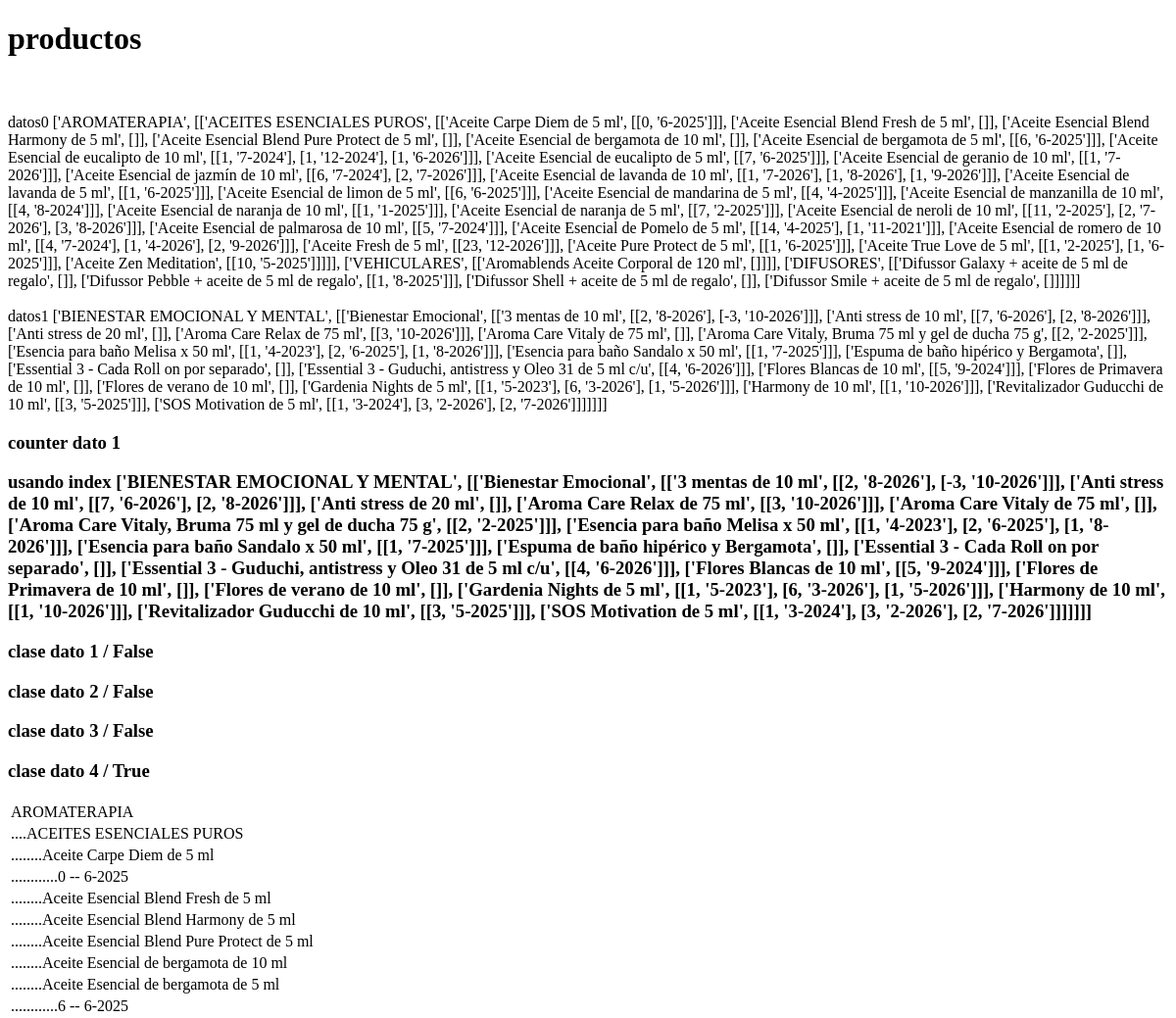
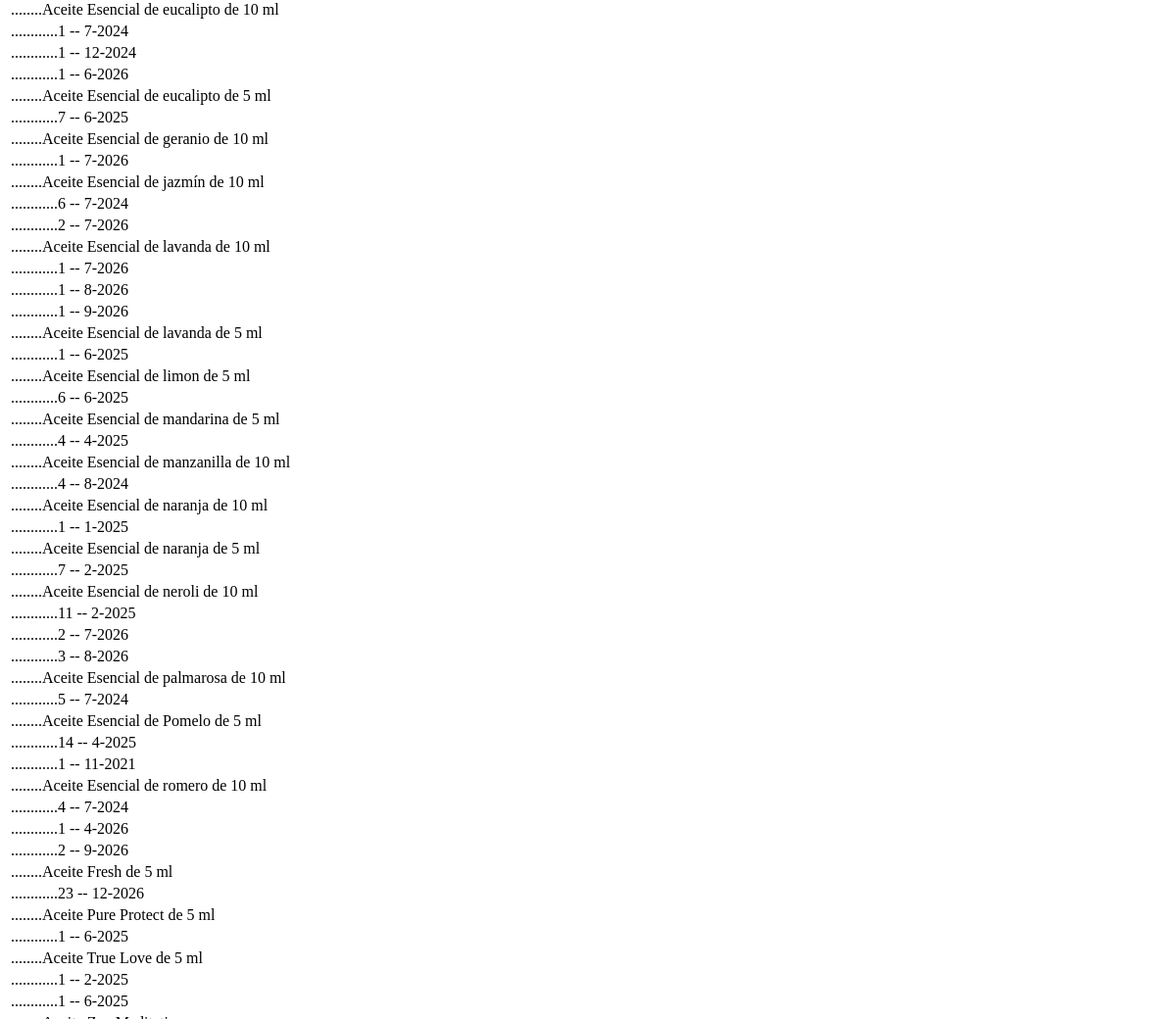
Before: /k (upper part) with the older database file (2 pictures, top to bottom).
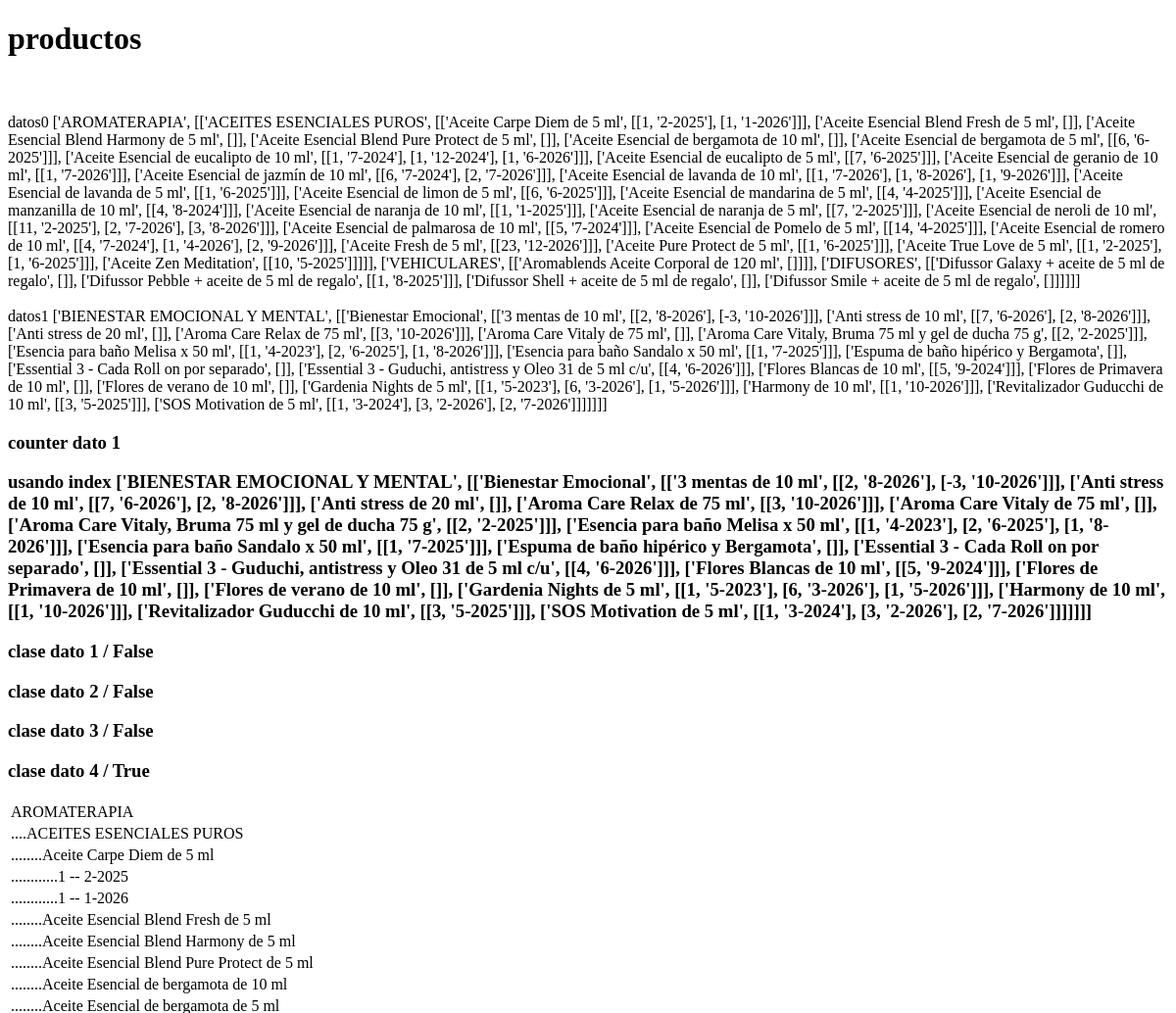
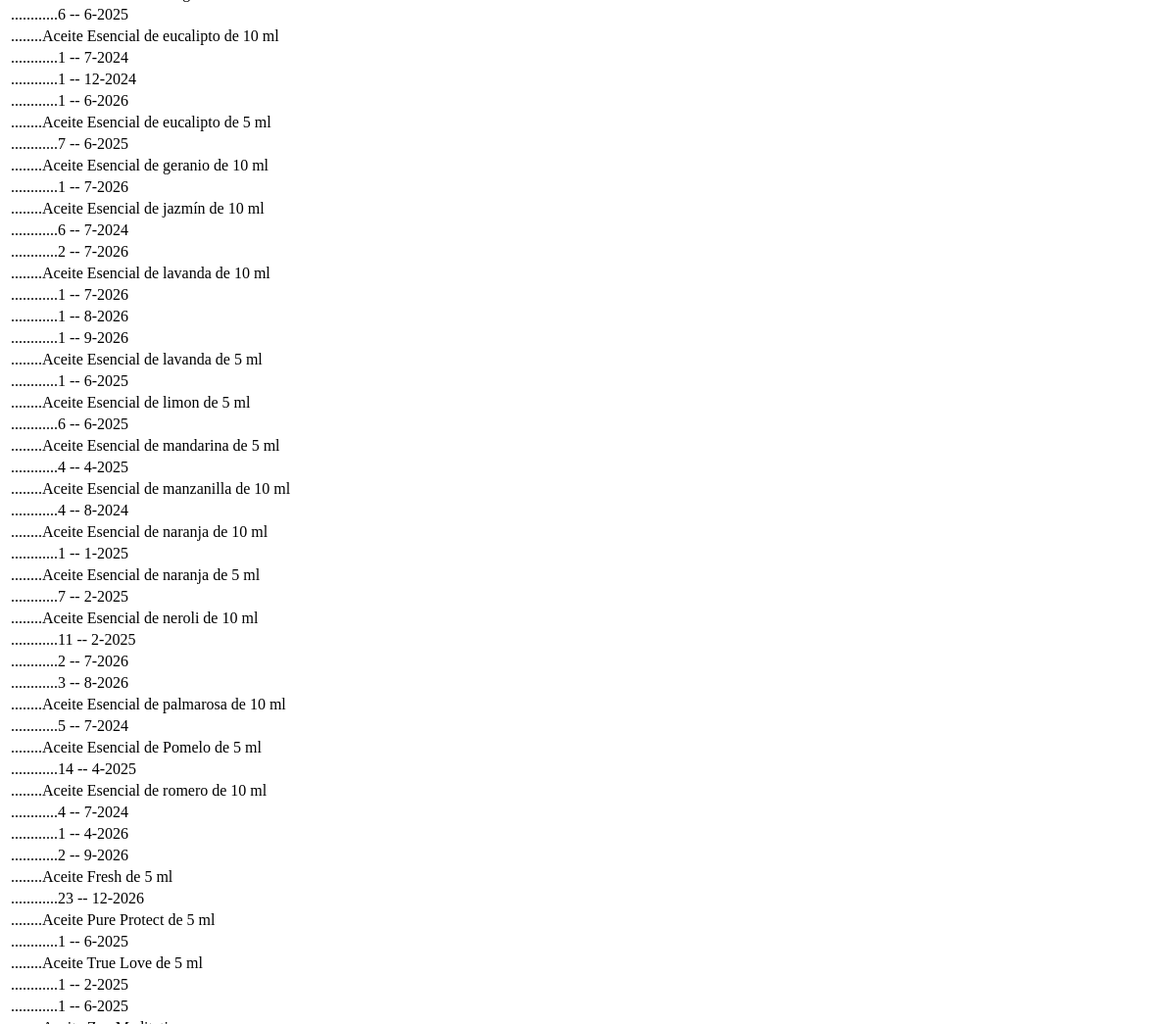
After: the same page with the newer database file (2 pictures, top to bottom).
### tables this page shows
CREATE TABLE "clases" (
	"id"	INTEGER NOT NULL UNIQUE,
	"clase"	TEXT NOT NULL,
	PRIMARY KEY("id" AUTOINCREMENT)
);

CREATE TABLE "subclases" (
	"id"	INTEGER NOT NULL UNIQUE,
	"subclase"	TEXT NOT NULL,
	"id_clase"	INTEGER NOT NULL,
	PRIMARY KEY("id" AUTOINCREMENT),
	FOREIGN KEY("id_clase") REFERENCES "clases"("id")
);

CREATE TABLE "productos" (
	"id"	INTEGER NOT NULL UNIQUE,
	"producto"	INTEGER NOT NULL,
	"id_clase"	INTEGER NOT NULL,
	"id_subclase"	INTEGER,
	PRIMARY KEY("id"),
	FOREIGN KEY("id_clase") REFERENCES "clases"("id"),
	FOREIGN KEY("id_subclase") REFERENCES "subclases"("id")
);

CREATE TABLE "stocks" (
	"id"	INTEGER NOT NULL UNIQUE,
	"cantidad"	INTEGER NOT NULL,
	"fecha"	INTEGER NOT NULL,
	"id_producto"	INTEGER NOT NULL,
	PRIMARY KEY("id" AUTOINCREMENT),
	FOREIGN KEY("id_producto") REFERENCES "productos"("id")
);

### app.py (the view)
@app.route('/k')
def inicio_k():
	datos = []
	k1 = []
	q1 = 'select * from clases'
	cursor.execute(q1)
	clases = cursor.fetchall()
	for clase in clases:
		k2 = []
		q2 = 'select * from subclases where id_clase = ' + str(clase[0])
		cursor.execute(q2)
		subclases = cursor.fetchall()
		for subclase in subclases:
			k3 = []
			q3 = 'select * from productos where id_clase = ' + str(clase[0]) + ' and id_subclase = ' + str(subclase[0])
			cursor.execute(q3)
			productos = cursor.fetchall()
			for producto in productos:
				k4 = []
				q4 = 'select * from stocks where id_producto = ' + str(producto[0])
				cursor.execute(q4)
				stocks = cursor.fetchall()
				for stock in stocks:
					k4.append([stock[1], stock[2]])
				k3.append([producto[1], k4])
			k2.append([subclase[1], k3])
		k1.append([clase[1], k2])
	datos.append(k1)
	return(render_template('productos_k.html', datos = datos))

### templates/productos_k.html (shortened to what this page needs)
<!DOCTYPE html>
<html lang="en">
<head>
</head>
<body>
	<h1>productos</h1>
	<br><br>
	datos0 {{ datos[0][0] }} <br><br>
	datos1 {{ datos[0][1] }}
	<table>
		{% for dato in datos %}
			<h3>counter dato {{ loop.index }}</h3>
			<h3>usando index {{ datos[0][loop.index] }}</h3>
			{% for clase in dato %}
				<h3>clase dato {{ loop.index }} / {{ loop.last }}</h3>
				<tr>
					<td>{{ clase[0] }}</td>
				</tr>
				{% for subclase in clase[1] %}
					<tr>
						<td>....{{ subclase[0] }}</td>
					</tr>
					{% for producto in subclase[1] %}
						<tr>
							<td>........{{ producto[0] }}</td>
						</tr>
						{% for detalle in producto[1] %}</h2>
							<tr>
								<td>............{{ detalle[0] }} -- {{ detalle[1] }}</td>
							</tr>
						{% endfor %}
					{% endfor %}
				{% endfor %}
			{% endfor %}
		{% endfor %}
	</table>
</body>
</html>

Changed rows visible on the page:
removed stocks: cantidad "0", fecha "6-2025", shown under productos "Aceite Carpe Diem de 5 ml"
removed stocks: cantidad "1", fecha "11-2021", shown under productos "Aceite Esencial de Pomelo de 5 ml"
added stocks: detalle "1", fecha "2-2025", shown under productos "Aceite Carpe Diem de 5 ml"
added stocks: detalle "1", fecha "1-2026", shown under productos "Aceite Carpe Diem de 5 ml"
Other visible differences:
{{ datos[0][0] }}: "…Diem de 5 ml', [[0, '6-2025']]], ['Aceite Esencial Blend Fresh de 5 ml', []], ['Aceite Esencial Blend Harmony de 5 ml', []], ['Aceite Esencial Blend Pure Protect de 5 ml', []], ['Aceite Esencial de bergamota de 10 ml', []], ['Aceite Esencial de bergamota de 5 ml', [[6, '6-2025']]], ['Aceite Esencial de eucalipto de 10 ml', [[1, '7-2024'], [1, '12-2024'], [1, '6-2026']]], ['Aceite Esencial de eucalipto de 5 ml', [[7, '6-2025']]], ['Aceite Esencial de geranio de 10 ml', [[1, '7-2026']]], ['Aceite Esencial de jazmín de 10 ml', [[6, '7-2024'], [2, '7-2026']]], ['Aceite Esencial de lavanda de 10 ml', [[1, '7-2026'], [1, '8-2026'], [1, '9-2026']]], ['Aceite Esencial de lavanda de 5 ml', [[1,…" → "…Diem de 5 ml', [[1, '2-2025'], [1, '1-2026']]], ['Aceite Esencial Blend Fresh de 5 ml', []], ['Aceite Esencial Blend Harmony de 5 ml', []], ['Aceite Esencial Blend Pure Protect de 5 ml', []], ['Aceite Esencial de bergamota de 10 ml', []], ['Aceite Esencial de bergamota de 5 ml', [[6, '6-2025']]], ['Aceite Esencial de eucalipto de 10 ml', [[1, '7-2024'], [1, '12-2024'], [1, '6-2026']]], ['Aceite Esencial de eucalipto de 5 ml', [[7, '6-2025']]], ['Aceite Esencial de geranio de 10 ml', [[1, '7-2026']]], ['Aceite Esencial de jazmín de 10 ml', [[6, '7-2024'], [2, '7-2026']]], ['Aceite Esencial de lavanda de 10 ml', [[1, '7-2026'], [1, '8-2026'], [1, '9-2026']]], ['Aceite Esencial de lavanda de…"
